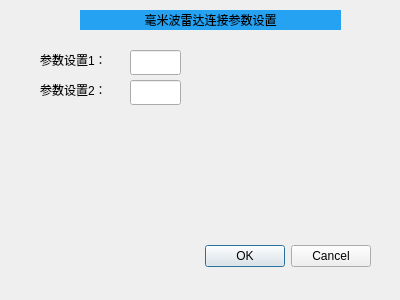
<?xml version="1.0" encoding="UTF-8"?>
<ui version="4.0">
 <class>dialog_mili_wave_para_set</class>
 <widget class="QDialog" name="dialog_mili_wave_para_set">
  <property name="geometry">
   <rect>
    <x>0</x>
    <y>0</y>
    <width>400</width>
    <height>300</height>
   </rect>
  </property>
  <property name="windowTitle">
   <string>Dialog</string>
  </property>
  <widget class="QDialogButtonBox" name="buttonBox">
   <property name="geometry">
    <rect>
     <x>30</x>
     <y>240</y>
     <width>341</width>
     <height>32</height>
    </rect>
   </property>
   <property name="orientation">
    <enum>Qt::Horizontal</enum>
   </property>
   <property name="standardButtons">
    <set>QDialogButtonBox::Cancel|QDialogButtonBox::Ok</set>
   </property>
  </widget>
  <widget class="QLineEdit" name="le_para1">
   <property name="geometry">
    <rect>
     <x>130</x>
     <y>50</y>
     <width>51</width>
     <height>25</height>
    </rect>
   </property>
   <property name="text">
    <string/>
   </property>
  </widget>
  <widget class="QLineEdit" name="le_para2">
   <property name="geometry">
    <rect>
     <x>130</x>
     <y>80</y>
     <width>51</width>
     <height>25</height>
    </rect>
   </property>
   <property name="text">
    <string/>
   </property>
  </widget>
  <widget class="QLabel" name="label_11">
   <property name="geometry">
    <rect>
     <x>80</x>
     <y>10</y>
     <width>261</width>
     <height>20</height>
    </rect>
   </property>
   <property name="styleSheet">
    <string notr="true">background-color: rgb(37, 162, 242);</string>
   </property>
   <property name="text">
    <string>毫米波雷达连接参数设置</string>
   </property>
   <property name="alignment">
    <set>Qt::AlignCenter</set>
   </property>
  </widget>
  <widget class="QLabel" name="label_32">
   <property name="geometry">
    <rect>
     <x>40</x>
     <y>50</y>
     <width>81</width>
     <height>20</height>
    </rect>
   </property>
   <property name="text">
    <string>参数设置1：</string>
   </property>
  </widget>
  <widget class="QLabel" name="label_33">
   <property name="geometry">
    <rect>
     <x>40</x>
     <y>80</y>
     <width>81</width>
     <height>20</height>
    </rect>
   </property>
   <property name="text">
    <string>参数设置2：</string>
   </property>
  </widget>
 </widget>
 <resources/>
 <connections>
  <connection>
   <sender>buttonBox</sender>
   <signal>accepted()</signal>
   <receiver>dialog_mili_wave_para_set</receiver>
   <slot>accept()</slot>
   <hints>
    <hint type="sourcelabel">
     <x>248</x>
     <y>254</y>
    </hint>
    <hint type="destinationlabel">
     <x>157</x>
     <y>274</y>
    </hint>
   </hints>
  </connection>
  <connection>
   <sender>buttonBox</sender>
   <signal>rejected()</signal>
   <receiver>dialog_mili_wave_para_set</receiver>
   <slot>reject()</slot>
   <hints>
    <hint type="sourcelabel">
     <x>316</x>
     <y>260</y>
    </hint>
    <hint type="destinationlabel">
     <x>286</x>
     <y>274</y>
    </hint>
   </hints>
  </connection>
 </connections>
</ui>
